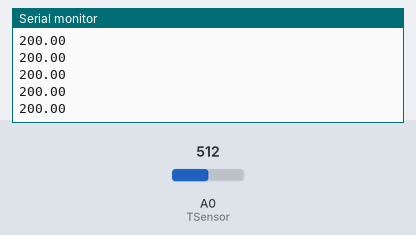
The sketch below on a simulated Arduino Uno, built with avr-gcc and run on an emulated ATmega328P. Shown: the last lines printed to the serial monitor. The inputs (shaded band) are chosen by the test bench; at power-on: A0 (TSensor) = 512.

Above: at 1.2 s.
1.3 s: A0 (TSensor) set to 716
At 1.56 s:
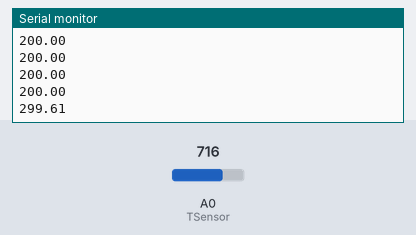
2.8 s: A0 (TSensor) set to 900
At 2.96 s:
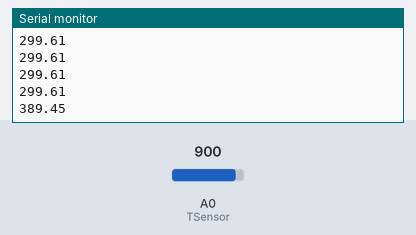
Timing chart, 0 to 5.8 s (numbered marks = the images above; inputs shaded):
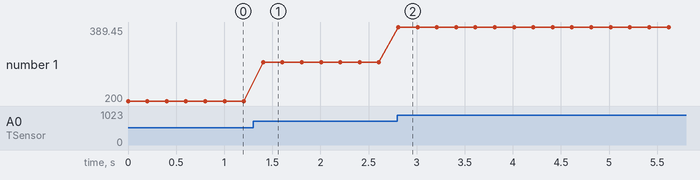

The sketch:

CH2_1_one_temperature_probe.pde
```cpp
int TSensor = 0;       	// temperature sensor ADC input pin
int val = 0;          	// variable to store ADC value read
int TempOffset = 500;  	// value in mV when ambient is 0 degrees C
int TempCoef = 10;    	// Temperature coefficient mV per Degree C
float ADCmV = 4.8828;  	// mV per ADC increment (5 volts / 1024 increments)
float Temp = 0;      	// calculated temperature in C (accuraccy to two decimal places)

void setup()
{
  Serial.begin(9600);	//  setup serial
}

void loop()
{
  val = analogRead(TSensor); 				// read the input pin
  Temp = ((val * ADCmV) - TempOffset) / TempCoef;		// the ADC to C equation
  Serial.println(Temp);					// display in the SerialMonitor
  delay (200);
}
```

Measured:
- after the input at 1.3 s, the serial monitor: prints a new line after 0.11 s (image 1)
- after the input at 2.8 s, the serial monitor: prints a new line at once (image 2)
- plotted number 1: 200 → 299.61 after the input at 1.3 s, 299.61 → 389.45 after the input at 2.8 s
